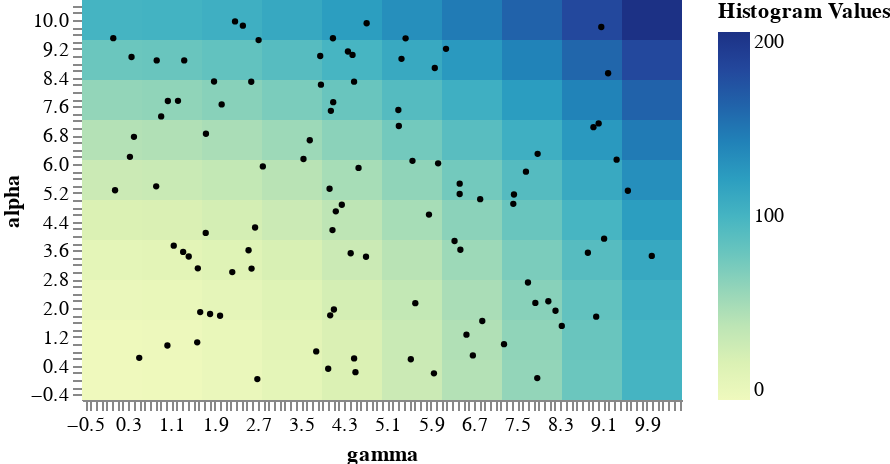

Source (Vega-Lite JSON):
### Vega specification from a JSON file in a GitHub repository (floating-point values rounded to 4 significant figures)
{"$schema": "https://vega.github.io/schema/vega/v5.json", "width": 300, "height": 200, "data": [{"name": "points", "values": [{"alpha": 1.639, "gamma": 6.857}, {"alpha": 0.9948, "gamma": 7.26}, {"alpha": 8.286, "gamma": 2.579}, {"alpha": 0.7933, "gamma": 3.782}, {"alpha": 4.596, "gamma": 5.87}, {"alpha": 2.142, "gamma": 7.84}, {"alpha": 1.785, "gamma": 2.002}, {"alpha": 9.49, "gamma": 5.437}, {"alpha": 1.923, "gamma": 8.213}, {"alpha": 3.431, "gamma": 1.421}, {"alpha": 8.291, "gamma": 1.89}, {"alpha": 7.75, "gamma": 1.034}, {"alpha": 8.972, "gamma": 0.3614}, {"alpha": 5.933, "gamma": 2.793}, {"alpha": 0.1862, "gamma": 5.962}, {"alpha": 2.708, "gamma": 7.703}, {"alpha": 3.73, "gamma": 1.143}, {"alpha": 9.91, "gamma": 4.716}, {"alpha": 5.022, "gamma": 6.818}, {"alpha": 8.668, "gamma": 5.977}, {"alpha": 3.535, "gamma": 8.813}, {"alpha": 7.718, "gamma": 4.096}, {"alpha": 6.841, "gamma": 1.74}, {"alpha": 3.925, "gamma": 9.113}, {"alpha": 7.476, "gamma": 4.053}, {"alpha": 3.86, "gamma": 6.344}, {"alpha": 1.502, "gamma": 8.329}, {"alpha": 3.096, "gamma": 2.584}, {"alpha": 5.313, "gamma": 4.029}, {"alpha": 9.96, "gamma": 2.279}, {"alpha": 1.046, "gamma": 1.578}, {"alpha": 0.3133, "gamma": 4.004}, {"alpha": 8.877, "gamma": 0.8279}, {"alpha": 0.2173, "gamma": 4.508}, {"alpha": 9.0, "gamma": 3.856}, {"alpha": 5.153, "gamma": 7.443}, {"alpha": 5.788, "gamma": 7.666}, {"alpha": 4.085, "gamma": 1.735}, {"alpha": 9.2, "gamma": 6.185}, {"alpha": 1.26, "gamma": 6.564}, {"alpha": 0.577, "gamma": 5.534}, {"alpha": 9.03, "gamma": 4.454}, {"alpha": 6.283, "gamma": 7.882}, {"alpha": 1.958, "gamma": 4.109}, {"alpha": 7.501, "gamma": 5.303}, {"alpha": 2.134, "gamma": 5.617}, {"alpha": 6.087, "gamma": 5.564}, {"alpha": 9.442, "gamma": 2.715}, {"alpha": 1.834, "gamma": 1.816}, {"alpha": 6.2, "gamma": 0.3318}, {"alpha": 1.758, "gamma": 8.966}, {"alpha": 1.795, "gamma": 4.041}, {"alpha": 3.102, "gamma": 1.59}, {"alpha": 5.379, "gamma": 0.8183}, {"alpha": 8.204, "gamma": 3.87}, {"alpha": 0.5984, "gamma": 4.484}, {"alpha": 4.892, "gamma": 7.431}, {"alpha": 7.754, "gamma": 1.222}, {"alpha": 6.12, "gamma": 9.345}, {"alpha": 9.125, "gamma": 4.369}, {"alpha": 0.6823, "gamma": 6.683}, {"alpha": 8.522, "gamma": 9.187}, {"alpha": 5.454, "gamma": 6.438}, {"alpha": 7.023, "gamma": 8.916}, {"alpha": 4.686, "gamma": 4.144}, {"alpha": 0.05312, "gamma": 7.875}, {"alpha": 0.9586, "gamma": 1.026}, {"alpha": 3.557, "gamma": 1.317}, {"alpha": 7.128, "gamma": 9.012}, {"alpha": 2.998, "gamma": 2.227}, {"alpha": 2.187, "gamma": 8.08}, {"alpha": 0.6155, "gamma": 0.5044}, {"alpha": 5.166, "gamma": 6.438}, {"alpha": 3.605, "gamma": 2.529}, {"alpha": 4.163, "gamma": 4.083}, {"alpha": 8.878, "gamma": 1.337}, {"alpha": 3.423, "gamma": 4.704}, {"alpha": 9.493, "gamma": 4.092}, {"alpha": 6.018, "gamma": 6.039}, {"alpha": 4.235, "gamma": 2.65}, {"alpha": 1.886, "gamma": 1.633}, {"alpha": 7.323, "gamma": 0.9105}, {"alpha": 5.891, "gamma": 4.566}, {"alpha": 8.922, "gamma": 5.361}, {"alpha": 6.755, "gamma": 0.4067}, {"alpha": 6.139, "gamma": 3.546}, {"alpha": 9.805, "gamma": 9.061}, {"alpha": 7.056, "gamma": 5.312}, {"alpha": 0.02648, "gamma": 2.691}, {"alpha": 9.495, "gamma": 0.02382}, {"alpha": 3.446, "gamma": 9.996}, {"alpha": 8.288, "gamma": 4.483}, {"alpha": 5.258, "gamma": 9.553}, {"alpha": 3.619, "gamma": 6.451}, {"alpha": 6.659, "gamma": 3.663}, {"alpha": 5.271, "gamma": 0.0564}, {"alpha": 9.843, "gamma": 2.423}, {"alpha": 3.521, "gamma": 4.42}, {"alpha": 4.867, "gamma": 4.256}, {"alpha": 7.655, "gamma": 2.031}]}, {"name": "mesh", "values": [{"x_start": -0.5556, "x_end": 0.5556, "y_start": -0.5556, "y_end": 0.5556, "__count": 0.0}, {"x_start": 0.5556, "x_end": 1.667, "y_start": -0.5556, "y_end": 0.5556, "__count": 1.235}, {"x_start": 1.667, "x_end": 2.778, "y_start": -0.5556, "y_end": 0.5556, "__count": 4.938}, {"x_start": 2.778, "x_end": 3.889, "y_start": -0.5556, "y_end": 0.5556, "__count": 11.11}, {"x_start": 3.889, "x_end": 5.0, "y_start": -0.5556, "y_end": 0.5556, "__count": 19.75}, {"x_start": 5.0, "x_end": 6.111, "y_start": -0.5556, "y_end": 0.5556, "__count": 30.86}, {"x_start": 6.111, "x_end": 7.222, "y_start": -0.5556, "y_end": 0.5556, "__count": 44.44}, {"x_start": 7.222, "x_end": 8.333, "y_start": -0.5556, "y_end": 0.5556, "__count": 60.49}, {"x_start": 8.333, "x_end": 9.444, "y_start": -0.5556, "y_end": 0.5556, "__count": 79.01}, {"x_start": 9.444, "x_end": 10.56, "y_start": -0.5556, "y_end": 0.5556, "__count": 100.0}, {"x_start": -0.5556, "x_end": 0.5556, "y_start": 0.5556, "y_end": 1.667, "__count": 1.235}, {"x_start": 0.5556, "x_end": 1.667, "y_start": 0.5556, "y_end": 1.667, "__count": 2.469}, {"x_start": 1.667, "x_end": 2.778, "y_start": 0.5556, "y_end": 1.667, "__count": 6.173}, {"x_start": 2.778, "x_end": 3.889, "y_start": 0.5556, "y_end": 1.667, "__count": 12.35}, {"x_start": 3.889, "x_end": 5.0, "y_start": 0.5556, "y_end": 1.667, "__count": 20.99}, {"x_start": 5.0, "x_end": 6.111, "y_start": 0.5556, "y_end": 1.667, "__count": 32.1}, {"x_start": 6.111, "x_end": 7.222, "y_start": 0.5556, "y_end": 1.667, "__count": 45.68}, {"x_start": 7.222, "x_end": 8.333, "y_start": 0.5556, "y_end": 1.667, "__count": 61.73}, {"x_start": 8.333, "x_end": 9.444, "y_start": 0.5556, "y_end": 1.667, "__count": 80.25}, {"x_start": 9.444, "x_end": 10.56, "y_start": 0.5556, "y_end": 1.667, "__count": 101.2}, {"x_start": -0.5556, "x_end": 0.5556, "y_start": 1.667, "y_end": 2.778, "__count": 4.938}, {"x_start": 0.5556, "x_end": 1.667, "y_start": 1.667, "y_end": 2.778, "__count": 6.173}, {"x_start": 1.667, "x_end": 2.778, "y_start": 1.667, "y_end": 2.778, "__count": 9.877}, {"x_start": 2.778, "x_end": 3.889, "y_start": 1.667, "y_end": 2.778, "__count": 16.05}, {"x_start": 3.889, "x_end": 5.0, "y_start": 1.667, "y_end": 2.778, "__count": 24.69}, {"x_start": 5.0, "x_end": 6.111, "y_start": 1.667, "y_end": 2.778, "__count": 35.8}, {"x_start": 6.111, "x_end": 7.222, "y_start": 1.667, "y_end": 2.778, "__count": 49.38}, {"x_start": 7.222, "x_end": 8.333, "y_start": 1.667, "y_end": 2.778, "__count": 65.43}, {"x_start": 8.333, "x_end": 9.444, "y_start": 1.667, "y_end": 2.778, "__count": 83.95}, {"x_start": 9.444, "x_end": 10.56, "y_start": 1.667, "y_end": 2.778, "__count": 104.9}, {"x_start": -0.5556, "x_end": 0.5556, "y_start": 2.778, "y_end": 3.889, "__count": 11.11}, {"x_start": 0.5556, "x_end": 1.667, "y_start": 2.778, "y_end": 3.889, "__count": 12.35}, {"x_start": 1.667, "x_end": 2.778, "y_start": 2.778, "y_end": 3.889, "__count": 16.05}, {"x_start": 2.778, "x_end": 3.889, "y_start": 2.778, "y_end": 3.889, "__count": 22.22}, {"x_start": 3.889, "x_end": 5.0, "y_start": 2.778, "y_end": 3.889, "__count": 30.86}, {"x_start": 5.0, "x_end": 6.111, "y_start": 2.778, "y_end": 3.889, "__count": 41.98}, {"x_start": 6.111, "x_end": 7.222, "y_start": 2.778, "y_end": 3.889, "__count": 55.56}, {"x_start": 7.222, "x_end": 8.333, "y_start": 2.778, "y_end": 3.889, "__count": 71.6}, {"x_start": 8.333, "x_end": 9.444, "y_start": 2.778, "y_end": 3.889, "__count": 90.12}, {"x_start": 9.444, "x_end": 10.56, "y_start": 2.778, "y_end": 3.889, "__count": 111.1}, {"x_start": -0.5556, "x_end": 0.5556, "y_start": 3.889, "y_end": 5.0, "__count": 19.75}, {"x_start": 0.5556, "x_end": 1.667, "y_start": 3.889, "y_end": 5.0, "__count": 20.99}, {"x_start": 1.667, "x_end": 2.778, "y_start": 3.889, "y_end": 5.0, "__count": 24.69}, {"x_start": 2.778, "x_end": 3.889, "y_start": 3.889, "y_end": 5.0, "__count": 30.86}, {"x_start": 3.889, "x_end": 5.0, "y_start": 3.889, "y_end": 5.0, "__count": 39.51}, {"x_start": 5.0, "x_end": 6.111, "y_start": 3.889, "y_end": 5.0, "__count": 50.62}, {"x_start": 6.111, "x_end": 7.222, "y_start": 3.889, "y_end": 5.0, "__count": 64.2}, {"x_start": 7.222, "x_end": 8.333, "y_start": 3.889, "y_end": 5.0, "__count": 80.25}, {"x_start": 8.333, "x_end": 9.444, "y_start": 3.889, "y_end": 5.0, "__count": 98.77}, {"x_start": 9.444, "x_end": 10.56, "y_start": 3.889, "y_end": 5.0, "__count": 119.8}, {"x_start": -0.5556, "x_end": 0.5556, "y_start": 5.0, "y_end": 6.111, "__count": 30.86}, {"x_start": 0.5556, "x_end": 1.667, "y_start": 5.0, "y_end": 6.111, "__count": 32.1}, {"x_start": 1.667, "x_end": 2.778, "y_start": 5.0, "y_end": 6.111, "__count": 35.8}, {"x_start": 2.778, "x_end": 3.889, "y_start": 5.0, "y_end": 6.111, "__count": 41.98}, {"x_start": 3.889, "x_end": 5.0, "y_start": 5.0, "y_end": 6.111, "__count": 50.62}, {"x_start": 5.0, "x_end": 6.111, "y_start": 5.0, "y_end": 6.111, "__count": 61.73}, {"x_start": 6.111, "x_end": 7.222, "y_start": 5.0, "y_end": 6.111, "__count": 75.31}, {"x_start": 7.222, "x_end": 8.333, "y_start": 5.0, "y_end": 6.111, "__count": 91.36}, {"x_start": 8.333, "x_end": 9.444, "y_start": 5.0, "y_end": 6.111, "__count": 109.9}, {"x_start": 9.444, "x_end": 10.56, "y_start": 5.0, "y_end": 6.111, "__count": 130.9}, {"x_start": -0.5556, "x_end": 0.5556, "y_start": 6.111, "y_end": 7.222, "__count": 44.44}, {"x_start": 0.5556, "x_end": 1.667, "y_start": 6.111, "y_end": 7.222, "__count": 45.68}, {"x_start": 1.667, "x_end": 2.778, "y_start": 6.111, "y_end": 7.222, "__count": 49.38}, {"x_start": 2.778, "x_end": 3.889, "y_start": 6.111, "y_end": 7.222, "__count": 55.56}, {"x_start": 3.889, "x_end": 5.0, "y_start": 6.111, "y_end": 7.222, "__count": 64.2}, {"x_start": 5.0, "x_end": 6.111, "y_start": 6.111, "y_end": 7.222, "__count": 75.31}, {"x_start": 6.111, "x_end": 7.222, "y_start": 6.111, "y_end": 7.222, "__count": 88.89}, {"x_start": 7.222, "x_end": 8.333, "y_start": 6.111, "y_end": 7.222, "__count": 104.9}, {"x_start": 8.333, "x_end": 9.444, "y_start": 6.111, "y_end": 7.222, "__count": 123.5}, {"x_start": 9.444, "x_end": 10.56, "y_start": 6.111, "y_end": 7.222, "__count": 144.4}, {"x_start": -0.5556, "x_end": 0.5556, "y_start": 7.222, "y_end": 8.333, "__count": 60.49}, {"x_start": 0.5556, "x_end": 1.667, "y_start": 7.222, "y_end": 8.333, "__count": 61.73}, {"x_start": 1.667, "x_end": 2.778, "y_start": 7.222, "y_end": 8.333, "__count": 65.43}, {"x_start": 2.778, "x_end": 3.889, "y_start": 7.222, "y_end": 8.333, "__count": 71.6}, {"x_start": 3.889, "x_end": 5.0, "y_start": 7.222, "y_end": 8.333, "__count": 80.25}, {"x_start": 5.0, "x_end": 6.111, "y_start": 7.222, "y_end": 8.333, "__count": 91.36}, {"x_start": 6.111, "x_end": 7.222, "y_start": 7.222, "y_end": 8.333, "__count": 104.9}, {"x_start": 7.222, "x_end": 8.333, "y_start": 7.222, "y_end": 8.333, "__count": 121.0}, {"x_start": 8.333, "x_end": 9.444, "y_start": 7.222, "y_end": 8.333, "__count": 139.5}, {"x_start": 9.444, "x_end": 10.56, "y_start": 7.222, "y_end": 8.333, "__count": 160.5}, {"x_start": -0.5556, "x_end": 0.5556, "y_start": 8.333, "y_end": 9.444, "__count": 79.01}, {"x_start": 0.5556, "x_end": 1.667, "y_start": 8.333, "y_end": 9.444, "__count": 80.25}, {"x_start": 1.667, "x_end": 2.778, "y_start": 8.333, "y_end": 9.444, "__count": 83.95}, {"x_start": 2.778, "x_end": 3.889, "y_start": 8.333, "y_end": 9.444, "__count": 90.12}, {"x_start": 3.889, "x_end": 5.0, "y_start": 8.333, "y_end": 9.444, "__count": 98.77}, {"x_start": 5.0, "x_end": 6.111, "y_start": 8.333, "y_end": 9.444, "__count": 109.9}, {"x_start": 6.111, "x_end": 7.222, "y_start": 8.333, "y_end": 9.444, "__count": 123.5}, {"x_start": 7.222, "x_end": 8.333, "y_start": 8.333, "y_end": 9.444, "__count": 139.5}, {"x_start": 8.333, "x_end": 9.444, "y_start": 8.333, "y_end": 9.444, "__count": 158.0}, {"x_start": 9.444, "x_end": 10.56, "y_start": 8.333, "y_end": 9.444, "__count": 179.0}, {"x_start": -0.5556, "x_end": 0.5556, "y_start": 9.444, "y_end": 10.56, "__count": 100.0}, {"x_start": 0.5556, "x_end": 1.667, "y_start": 9.444, "y_end": 10.56, "__count": 101.2}, {"x_start": 1.667, "x_end": 2.778, "y_start": 9.444, "y_end": 10.56, "__count": 104.9}, {"x_start": 2.778, "x_end": 3.889, "y_start": 9.444, "y_end": 10.56, "__count": 111.1}, {"x_start": 3.889, "x_end": 5.0, "y_start": 9.444, "y_end": 10.56, "__count": 119.8}, {"x_start": 5.0, "x_end": 6.111, "y_start": 9.444, "y_end": 10.56, "__count": 130.9}, {"x_start": 6.111, "x_end": 7.222, "y_start": 9.444, "y_end": 10.56, "__count": 144.4}, {"x_start": 7.222, "x_end": 8.333, "y_start": 9.444, "y_end": 10.56, "__count": 160.5}, {"x_start": 8.333, "x_end": 9.444, "y_start": 9.444, "y_end": 10.56, "__count": 179.0}, {"x_start": 9.444, "x_end": 10.56, "y_start": 9.444, "y_end": 10.56, "__count": 200.0}]}], "marks": [{"name": "marks", "type": "rect", "style": ["rect"], "from": {"data": "mesh"}, "encode": {"update": {"fill": {"scale": "color", "field": "__count"}, "x2": {"scale": "x", "field": "x_start"}, "x": {"scale": "x", "field": "x_end"}, "y2": {"scale": "y", "field": "y_start"}, "y": {"scale": "y", "field": "y_end"}}}}, {"type": "symbol", "from": {"data": "points"}, "encode": {"enter": {"fillOpacity": {"value": 1}, "fill": {"value": "black"}}, "update": {"x": {"scale": "x", "field": "gamma"}, "y": {"scale": "y", "field": "alpha"}, "size": {"value": 10}}}}], "scales": [{"name": "x", "type": "linear", "domain": {"fields": [{"data": "points", "field": "gamma"}, {"data": "mesh", "field": "x_start"}, {"data": "mesh", "field": "y_end"}]}, "range": [0, {"signal": "width"}]}, {"name": "y", "type": "linear", "domain": {"fields": [{"data": "points", "field": "alpha"}, {"data": "mesh", "field": "y_start"}, {"data": "mesh", "field": "y_end"}]}, "range": [{"signal": "height"}, 0]}, {"name": "color", "type": "linear", "domain": {"data": "mesh", "field": "__count"}, "range": "heatmap", "interpolate": "hcl", "zero": true}], "axes": [{"scale": "x", "orient": "bottom", "title": "gamma", "labelOverlap": true, "tickCount": {"signal": "ceil(width/3)"}}, {"scale": "y", "orient": "left", "title": "alpha", "labelOverlap": true, "tickCount": {"signal": "ceil(height/3)"}}], "legends": [{"fill": "color", "gradientLength": {"signal": "height - 16"}, "title": "Histogram Values"}]}
